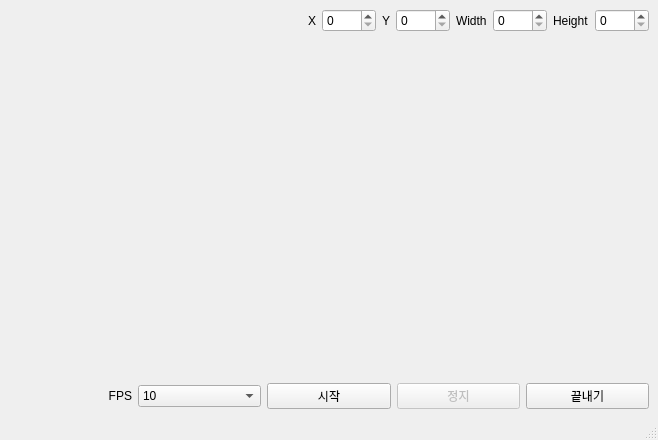
<?xml version="1.0" encoding="UTF-8"?>
<ui version="4.0">
 <class>MainWindow</class>
 <widget class="QMainWindow" name="MainWindow">
  <property name="windowModality">
   <enum>Qt::NonModal</enum>
  </property>
  <property name="geometry">
   <rect>
    <x>0</x>
    <y>0</y>
    <width>658</width>
    <height>440</height>
   </rect>
  </property>
  <property name="windowTitle">
   <string>MainWindow</string>
  </property>
  <property name="documentMode">
   <bool>false</bool>
  </property>
  <property name="tabShape">
   <enum>QTabWidget::Rounded</enum>
  </property>
  <widget class="QWidget" name="centralwidget">
   <layout class="QVBoxLayout" name="verticalLayout_2">
    <item>
     <layout class="QHBoxLayout" name="topLayout">
      <item>
       <spacer name="captionArea">
        <property name="orientation">
         <enum>Qt::Horizontal</enum>
        </property>
        <property name="sizeHint" stdset="0">
         <size>
          <width>40</width>
          <height>20</height>
         </size>
        </property>
       </spacer>
      </item>
      <item>
       <widget class="QLabel" name="label">
        <property name="text">
         <string>X</string>
        </property>
        <property name="buddy">
         <cstring>spinX</cstring>
        </property>
       </widget>
      </item>
      <item>
       <widget class="QSpinBox" name="spinX">
        <property name="maximum">
         <number>9999</number>
        </property>
       </widget>
      </item>
      <item>
       <widget class="QLabel" name="label_2">
        <property name="text">
         <string>Y</string>
        </property>
        <property name="buddy">
         <cstring>spinY</cstring>
        </property>
       </widget>
      </item>
      <item>
       <widget class="QSpinBox" name="spinY">
        <property name="maximum">
         <number>9999</number>
        </property>
       </widget>
      </item>
      <item>
       <widget class="QLabel" name="label_3">
        <property name="text">
         <string>Width</string>
        </property>
        <property name="buddy">
         <cstring>spinWidth</cstring>
        </property>
       </widget>
      </item>
      <item>
       <widget class="QSpinBox" name="spinWidth">
        <property name="maximum">
         <number>9999</number>
        </property>
       </widget>
      </item>
      <item>
       <widget class="QLabel" name="label_4">
        <property name="text">
         <string>Height</string>
        </property>
        <property name="buddy">
         <cstring>spinHeight</cstring>
        </property>
       </widget>
      </item>
      <item>
       <widget class="QSpinBox" name="spinHeight">
        <property name="maximum">
         <number>9999</number>
        </property>
       </widget>
      </item>
     </layout>
    </item>
    <item>
     <spacer name="verticalSpacer">
      <property name="orientation">
       <enum>Qt::Vertical</enum>
      </property>
      <property name="sizeHint" stdset="0">
       <size>
        <width>20</width>
        <height>40</height>
       </size>
      </property>
     </spacer>
    </item>
    <item>
     <layout class="QHBoxLayout" name="bottomLayout">
      <property name="topMargin">
       <number>9</number>
      </property>
      <item>
       <widget class="QLabel" name="label_5">
        <property name="sizePolicy">
         <sizepolicy hsizetype="Minimum" vsizetype="Minimum">
          <horstretch>0</horstretch>
          <verstretch>0</verstretch>
         </sizepolicy>
        </property>
        <property name="minimumSize">
         <size>
          <width>0</width>
          <height>0</height>
         </size>
        </property>
        <property name="maximumSize">
         <size>
          <width>123</width>
          <height>16777215</height>
         </size>
        </property>
        <property name="text">
         <string>FPS</string>
        </property>
        <property name="alignment">
         <set>Qt::AlignRight|Qt::AlignTrailing|Qt::AlignVCenter</set>
        </property>
        <property name="buddy">
         <cstring>cbFps</cstring>
        </property>
       </widget>
      </item>
      <item>
       <widget class="QComboBox" name="cbFps">
        <item>
         <property name="text">
          <string>10</string>
         </property>
        </item>
        <item>
         <property name="text">
          <string>12</string>
         </property>
        </item>
        <item>
         <property name="text">
          <string>15</string>
         </property>
        </item>
        <item>
         <property name="text">
          <string>20</string>
         </property>
        </item>
       </widget>
      </item>
      <item>
       <widget class="QPushButton" name="btnStart">
        <property name="text">
         <string>시작</string>
        </property>
       </widget>
      </item>
      <item>
       <widget class="QPushButton" name="btnStop">
        <property name="enabled">
         <bool>false</bool>
        </property>
        <property name="text">
         <string>정지</string>
        </property>
       </widget>
      </item>
      <item>
       <widget class="QPushButton" name="pushButton_3">
        <property name="text">
         <string>끝내기</string>
        </property>
        <property name="flat">
         <bool>false</bool>
        </property>
       </widget>
      </item>
     </layout>
    </item>
   </layout>
  </widget>
  <widget class="QMenuBar" name="menubar">
   <property name="geometry">
    <rect>
     <x>0</x>
     <y>0</y>
     <width>658</width>
     <height>26</height>
    </rect>
   </property>
  </widget>
  <widget class="QStatusBar" name="statusbar"/>
 </widget>
 <resources/>
 <connections/>
</ui>
